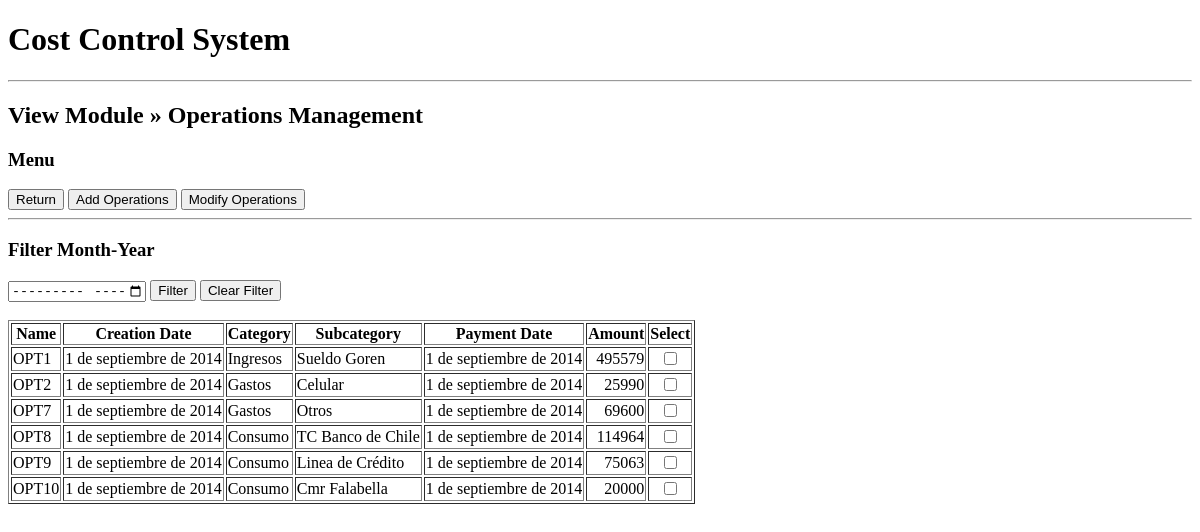
The app's page /entry/, older data.
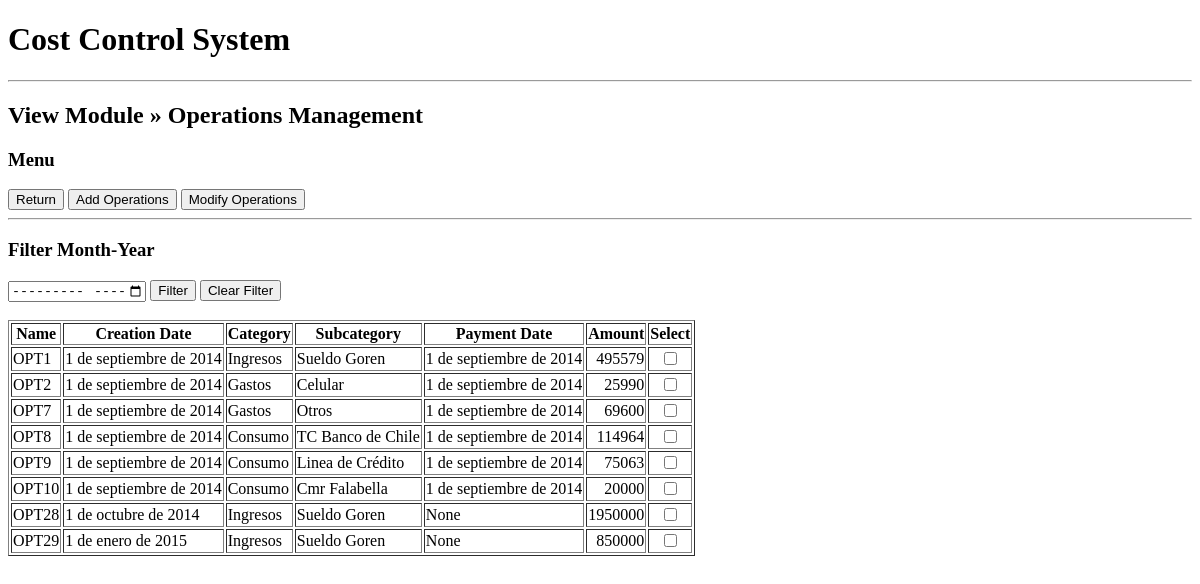
The same page, newer data.
### TRANSACTION/models.py (models this page shows, shortened)
class Operaciones(models.Model):
    name = models.CharField(max_length=100, blank=True, null=True,default='OPT')
    fecha_creacion = models.DateField(null=False, blank=False)
    category = models.ForeignKey(Category, on_delete=models.SET_NULL, null = True)
    subcategory = models.ForeignKey(Subcategory, on_delete=models.SET_NULL, null = True)
    fecha_pago = models.DateField(null=True, blank=True)
    monto =  models.PositiveIntegerField(default=0)

class Category(models.Model):
    name = models.CharField(max_length=30)
    def __str__(self):
        return self.name

class Subcategory(models.Model):
    category = models.ForeignKey(Category, on_delete = models.CASCADE)
    name = models.CharField(max_length=30)
    multiplicador = models.IntegerField(choices=((1,'+'), (-1, '-')),default=1)
    def __str__(self):
        return self.name

### TRANSACTION/views.py (the view, shortened to what this page needs)
# urls.py: path('entry/', views.OperacionesListView.as_view(), name='operation_changelist'),
class OperacionesListView(ListView):
      model = Operaciones
      form_class = OperacionesForm
      context_object_name = 'operations'
      template_name ='TRANSACTION/operaciones_list.html'
      def get_queryset(self):
         queryset = super().get_queryset()
         month_filter = self.request.GET.get('month_filter')
         if month_filter:
             year, month = month_filter.split('-')
             queryset = queryset.filter(fecha_creacion__year=year, fecha_creacion__month=month)
         return queryset
      def get_context_data(self, **kwargs):
          context = super().get_context_data(**kwargs)
          current_year = datetime.datetime.now().year
          context['selected_month'] = self.request.GET.get('month_filter', '')
          context['min_date'] = '2014-09'
          context['max_date'] = f'{current_year}-12'
          return context

### templates/TRANSACTION/operaciones_list.html (shortened to what this page needs)
{% extends 'base.html' %}
{% block content %}
{% load custom_filters %}
<h2>View Module » Operations Management</h2>
<div>
    <h3>Menu</h3>
    <button onclick="redirectToPage('/')">Return</button>
    <button id="add-operations-btn" type="button" class="btn btn-primary">Add Operations</button>
    <button id="mod-operations-btn" type="button" class="btn btn-secondary">Modify Operations</button>
</div>
<hr>
<div>
    <h3>Filter Month-Year</h2>
    <form method="get" action="">
        <input type="month" name="month_filter" value="{{ selected_month }}" min="{{ min_date }}" max="{{ max_date }}">
        <button type="submit">Filter</button>
        <button type="button" id="clear-filter-btn">Clear Filter</button>
    </form>
</div>
<br>
<table border="1">
    <thead>
        <tr>
            <th>Name</th>
            <th>Creation Date</th>
            <th>Category</th>
            <th>Subcategory</th>
            <th>Payment Date</th>
            <th>Amount</th>
            <th>Select</th>
        </tr>
    </thead>
    <tbody>
        {% for operation in operations %}
            <tr>
                <td>{{ operation.name }}</td>
                <td>{{ operation.fecha_creacion }}</td>
                <td>{{ operation.category }}</td>
                <td>{{ operation.subcategory }}</td>
                <td>{{ operation.fecha_pago }}</td>
                <td class="currency-input">{{ operation.monto }}</td>
                <td class="text-center"><input type="checkbox" class="operation-checkbox" data-pk="{{ operation.pk }}"></td>
            </tr>
        {% empty %}
            <tr>
                <td colspan="7">No operations in the database. <a href="{% url 'operation_add' %}">Add the first operation</a>.</td>
            </tr>
        {% endfor %}
    </tbody>
</table>
{% endblock %}

Row changes from the older to the newer data that the page shows:
added Operaciones: name "OPT28", fecha_creacion "1 de octubre de 2014", category "Ingresos", subcategory "Sueldo Goren", fecha_pago "None", monto "1950000"
added Operaciones: name "OPT29", fecha_creacion "1 de enero de 2015", category "Ingresos", subcategory "Sueldo Goren", fecha_pago "None", monto "850000"
